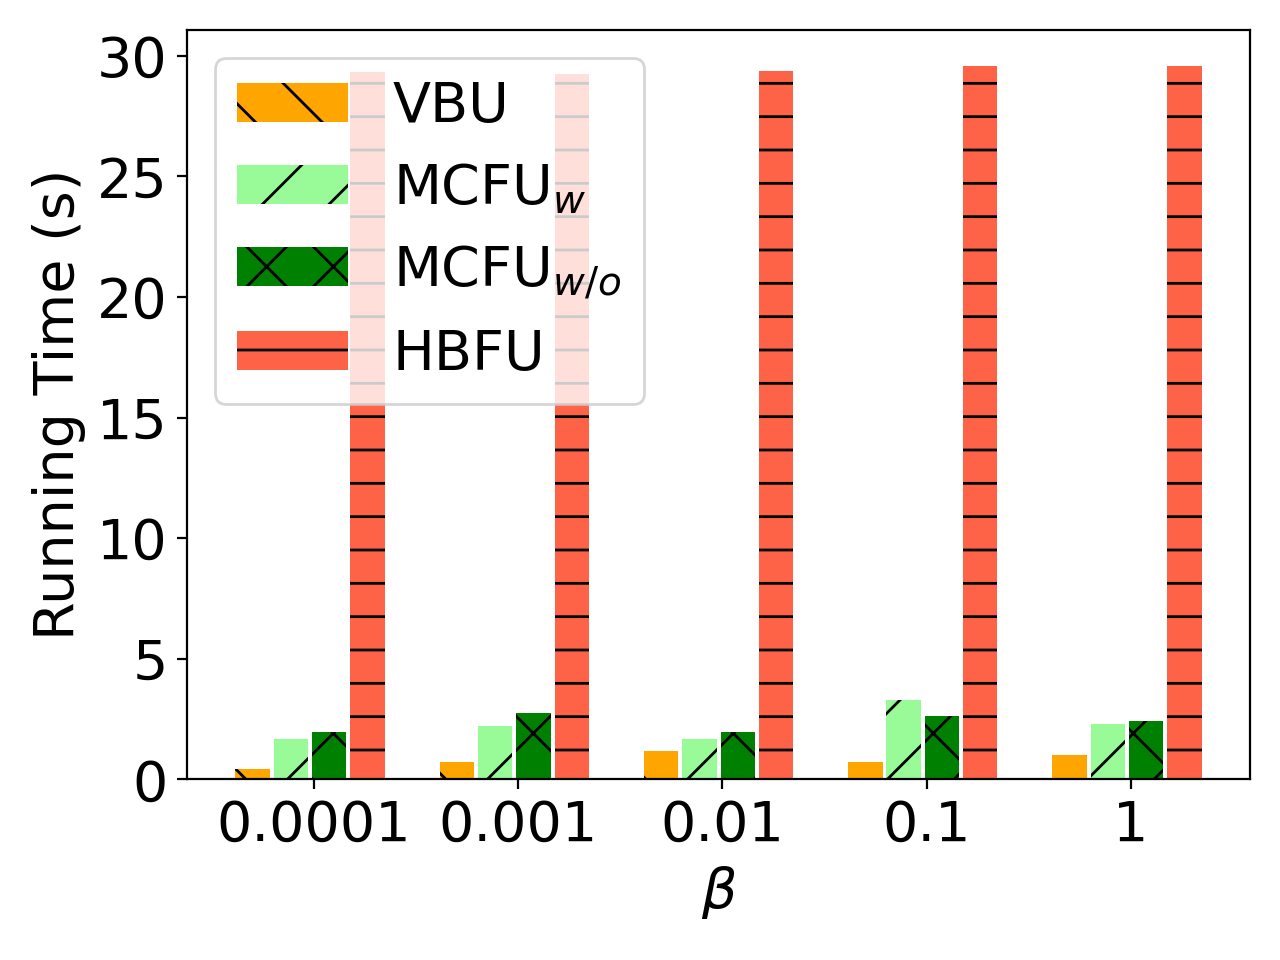

This chart was generated by the following Python code:
import matplotlib.pyplot as plt
import numpy as np

# user num = 50
labels = ['0.0001', '0.001', '0.01', '0.1', '1']
unl_fr = [10*10*2.76 , 10*10*2.76, 10*10*2.76 , 10*10*2.76, 10*10*2.76   ]

unl_hess_r = [31*20/6000*2.76 +27.6, 30*20/6000*2.76 +27.6, 32*20/6000*2.76 +27.6 , 36*20/6000*2.76 +27.6, 36*20/6000*2.76 +27.6 ]
unl_br = [8*20/6000*2.76,           13*20/6000*2.76      , 21*20/6000*2.76, 13*20/6000*2.76, 18*20/6000*2.76]

unl_vib = [15*20/6000*2.76*2,          20*20/6000*2.76*2     , 13*20/6000*2.76*2, 30*20/6000*2.76*2, 21*20/6000*2.76*2]
unl_self_r=[18*20/6000*2.76*2,       25*20/6000*2.76*2      , 20*20/6000*2.76*2, 24*20/6000*2.76*2, 22*20/6000*2.76*2]



x = np.arange(len(labels))  # the label locations
width = 0.6  # the width of the bars
# no_noise = np.around(no_noise,0)
# samping = np.around(samping,0)
# ldp = np.around(ldp,0)


plt.figure()
#plt.subplots(figsize=(8, 5.3))
#plt.bar(x - width / 2 - width / 8 + width / 8, unl_fr, width=0.168, label='Retrain', color='dodgerblue', hatch='/')
plt.bar(x - width / 2 - width / 8 + width / 8 , unl_br, width=0.168, label='VBU', color='orange', hatch='\\')
plt.bar(x - width / 8 - width / 16, unl_vib, width=0.168, label='MCFU$_{w}$', color='palegreen', hatch='/')
plt.bar(x + width / 8, unl_self_r, width=0.168, label='MCFU$_{w/o}$', color='g', hatch='x')
plt.bar(x + width / 2 - width / 8 + width / 16, unl_hess_r, width=0.168, label='HBFU', color='tomato', hatch='-')


# plt.bar(x - width / 2.5 ,  unl_br, width=width/3, label='VBU', color='orange', hatch='\\')
# plt.bar(x,unl_self_r, width=width/3, label='RFU-SS', color='g', hatch='x')
# plt.bar(x + width / 2.5,  unl_hess_r, width=width/3, label='HBU', color='tomato', hatch='-')


# Add some text for labels, title and custom x-axis tick labels, etc.
plt.ylabel('Running Time (s)', fontsize=20)
# ax.set_title('Performance of Different Users n')
plt.xticks(x, labels, fontsize=20)
# ax.set_xticklabels(labels,fontsize=15)

my_y_ticks = np.arange(0, 33.1, 5)
plt.yticks(my_y_ticks, fontsize=20)
# ax.set_yticklabels(my_y_ticks,fontsize=15)

plt.legend(loc='upper left', fontsize=20)
plt.xlabel('$\\beta$' ,fontsize=20)
# ax.bar_label(rects1, padding=1)
# ax.bar_label(rects2, padding=3)
# ax.bar_label(rects3, padding=3)

plt.tight_layout()

plt.rcParams['figure.figsize'] = (2.0, 1)
plt.rcParams['image.interpolation'] = 'nearest'
plt.rcParams['figure.subplot.left'] = 0.11
plt.rcParams['figure.subplot.bottom'] = 0.08
plt.rcParams['figure.subplot.right'] = 0.977
plt.rcParams['figure.subplot.top'] = 0.969
plt.savefig('cifar_rt_beta_bar.png', dpi=200)
plt.show()
